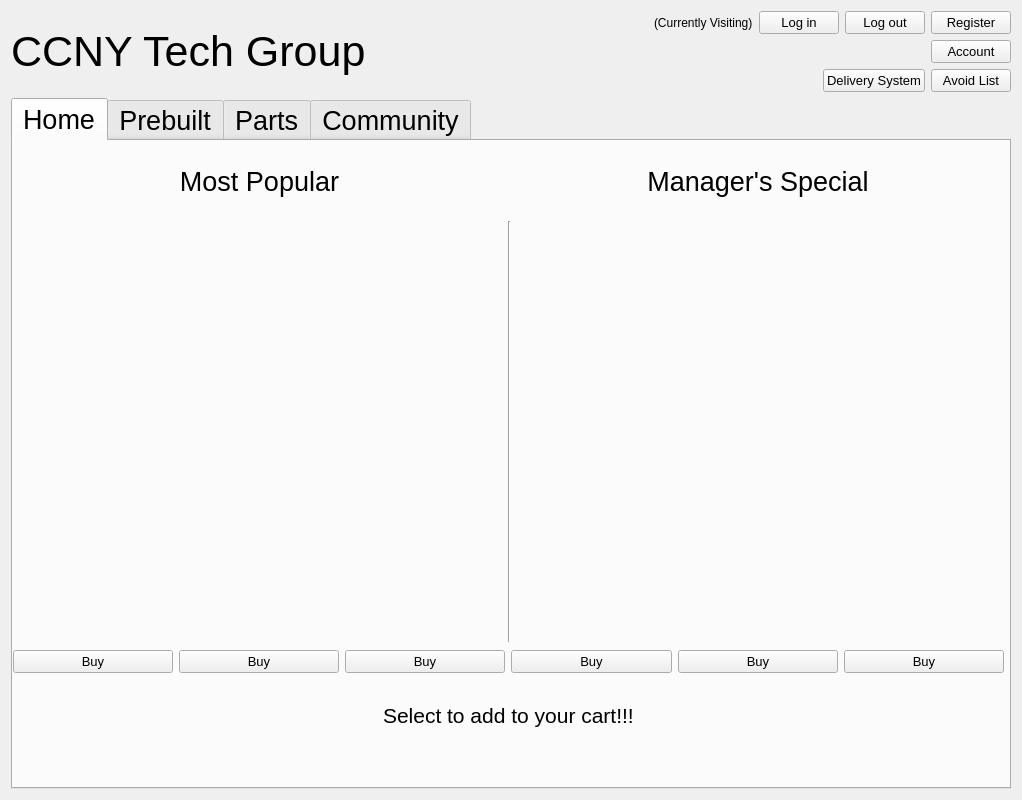
<?xml version="1.0" encoding="UTF-8"?>
<ui version="4.0">
 <class>Form</class>
 <widget class="QWidget" name="Form">
  <property name="geometry">
   <rect>
    <x>0</x>
    <y>0</y>
    <width>1022</width>
    <height>800</height>
   </rect>
  </property>
  <property name="minimumSize">
   <size>
    <width>800</width>
    <height>800</height>
   </size>
  </property>
  <property name="maximumSize">
   <size>
    <width>1022</width>
    <height>1087</height>
   </size>
  </property>
  <property name="windowTitle">
   <string>Form</string>
  </property>
  <layout class="QVBoxLayout" name="verticalLayout_2">
   <item>
    <layout class="QHBoxLayout" name="horizontalLayout_4">
     <item>
      <widget class="QLabel" name="label">
       <property name="font">
        <font>
         <pointsize>32</pointsize>
        </font>
       </property>
       <property name="text">
        <string>CCNY Tech Group</string>
       </property>
      </widget>
     </item>
     <item>
      <spacer name="horizontalSpacer_7">
       <property name="orientation">
        <enum>Qt::Horizontal</enum>
       </property>
       <property name="sizeHint" stdset="0">
        <size>
         <width>40</width>
         <height>20</height>
        </size>
       </property>
      </spacer>
     </item>
     <item>
      <layout class="QVBoxLayout" name="verticalLayout">
       <item>
        <layout class="QHBoxLayout" name="horizontalLayout">
         <item>
          <spacer name="horizontalSpacer_3">
           <property name="orientation">
            <enum>Qt::Horizontal</enum>
           </property>
           <property name="sizeHint" stdset="0">
            <size>
             <width>40</width>
             <height>20</height>
            </size>
           </property>
          </spacer>
         </item>
         <item>
          <widget class="QLabel" name="label_currentlyVisiting">
           <property name="text">
            <string>(Currently Visiting)</string>
           </property>
          </widget>
         </item>
         <item>
          <widget class="QPushButton" name="pButton_logIn">
           <property name="maximumSize">
            <size>
             <width>150</width>
             <height>16777215</height>
            </size>
           </property>
           <property name="font">
            <font>
             <pointsize>10</pointsize>
            </font>
           </property>
           <property name="text">
            <string>Log in</string>
           </property>
          </widget>
         </item>
         <item>
          <widget class="QPushButton" name="pButton_logOut">
           <property name="maximumSize">
            <size>
             <width>150</width>
             <height>16777215</height>
            </size>
           </property>
           <property name="font">
            <font>
             <pointsize>10</pointsize>
            </font>
           </property>
           <property name="text">
            <string>Log out</string>
           </property>
          </widget>
         </item>
         <item>
          <widget class="QPushButton" name="pButton_register">
           <property name="maximumSize">
            <size>
             <width>150</width>
             <height>16777215</height>
            </size>
           </property>
           <property name="font">
            <font>
             <pointsize>10</pointsize>
            </font>
           </property>
           <property name="text">
            <string>Register</string>
           </property>
          </widget>
         </item>
        </layout>
       </item>
       <item>
        <layout class="QHBoxLayout" name="horizontalLayout_2">
         <item>
          <spacer name="horizontalSpacer_6">
           <property name="orientation">
            <enum>Qt::Horizontal</enum>
           </property>
           <property name="sizeHint" stdset="0">
            <size>
             <width>40</width>
             <height>20</height>
            </size>
           </property>
          </spacer>
         </item>
         <item>
          <widget class="QPushButton" name="pButton_account">
           <property name="maximumSize">
            <size>
             <width>150</width>
             <height>16777215</height>
            </size>
           </property>
           <property name="font">
            <font>
             <pointsize>10</pointsize>
            </font>
           </property>
           <property name="text">
            <string>Account</string>
           </property>
          </widget>
         </item>
        </layout>
       </item>
       <item>
        <layout class="QHBoxLayout" name="horizontalLayout_3">
         <item>
          <spacer name="horizontalSpacer">
           <property name="orientation">
            <enum>Qt::Horizontal</enum>
           </property>
           <property name="sizeHint" stdset="0">
            <size>
             <width>40</width>
             <height>20</height>
            </size>
           </property>
          </spacer>
         </item>
         <item>
          <widget class="QPushButton" name="pButton_deliverySystem">
           <property name="maximumSize">
            <size>
             <width>150</width>
             <height>16777215</height>
            </size>
           </property>
           <property name="font">
            <font>
             <pointsize>10</pointsize>
            </font>
           </property>
           <property name="text">
            <string>Delivery System</string>
           </property>
          </widget>
         </item>
         <item>
          <widget class="QPushButton" name="pButton_avoidList">
           <property name="maximumSize">
            <size>
             <width>150</width>
             <height>16777215</height>
            </size>
           </property>
           <property name="font">
            <font>
             <pointsize>10</pointsize>
            </font>
           </property>
           <property name="text">
            <string>Avoid List</string>
           </property>
          </widget>
         </item>
        </layout>
       </item>
      </layout>
     </item>
    </layout>
   </item>
   <item>
    <widget class="QTabWidget" name="tabWidget">
     <property name="maximumSize">
      <size>
       <width>1000</width>
       <height>800</height>
      </size>
     </property>
     <property name="font">
      <font>
       <pointsize>20</pointsize>
      </font>
     </property>
     <property name="currentIndex">
      <number>0</number>
     </property>
     <widget class="QWidget" name="tab">
      <attribute name="title">
       <string>Home</string>
      </attribute>
      <widget class="QWidget" name="horizontalLayoutWidget">
       <property name="geometry">
        <rect>
         <x>0</x>
         <y>0</y>
         <width>991</width>
         <height>80</height>
        </rect>
       </property>
       <layout class="QHBoxLayout" name="horizontalLayout_5">
        <item>
         <widget class="QLabel" name="label_3">
          <property name="maximumSize">
           <size>
            <width>16777215</width>
            <height>70</height>
           </size>
          </property>
          <property name="text">
           <string>Most Popular</string>
          </property>
          <property name="alignment">
           <set>Qt::AlignCenter</set>
          </property>
         </widget>
        </item>
        <item>
         <widget class="QLabel" name="label_2">
          <property name="maximumSize">
           <size>
            <width>16777215</width>
            <height>70</height>
           </size>
          </property>
          <property name="text">
           <string>Manager's Special</string>
          </property>
          <property name="alignment">
           <set>Qt::AlignCenter</set>
          </property>
         </widget>
        </item>
       </layout>
      </widget>
      <widget class="QWidget" name="horizontalLayoutWidget_2">
       <property name="geometry">
        <rect>
         <x>0</x>
         <y>539</y>
         <width>991</width>
         <height>71</height>
        </rect>
       </property>
       <layout class="QHBoxLayout" name="horizontalLayout_6">
        <item>
         <spacer name="horizontalSpacer_8">
          <property name="orientation">
           <enum>Qt::Horizontal</enum>
          </property>
          <property name="sizeHint" stdset="0">
           <size>
            <width>40</width>
            <height>20</height>
           </size>
          </property>
         </spacer>
        </item>
        <item>
         <widget class="QLabel" name="label_17">
          <property name="font">
           <font>
            <pointsize>16</pointsize>
           </font>
          </property>
          <property name="text">
           <string>Select to add to your cart!!!</string>
          </property>
         </widget>
        </item>
        <item>
         <spacer name="horizontalSpacer_25">
          <property name="orientation">
           <enum>Qt::Horizontal</enum>
          </property>
          <property name="sizeHint" stdset="0">
           <size>
            <width>40</width>
            <height>20</height>
           </size>
          </property>
         </spacer>
        </item>
       </layout>
      </widget>
      <widget class="QWidget" name="horizontalLayoutWidget_5">
       <property name="geometry">
        <rect>
         <x>0</x>
         <y>500</y>
         <width>991</width>
         <height>41</height>
        </rect>
       </property>
       <layout class="QHBoxLayout" name="horizontalLayout_9">
        <item>
         <widget class="QPushButton" name="pushButton">
          <property name="font">
           <font>
            <pointsize>10</pointsize>
           </font>
          </property>
          <property name="text">
           <string>Buy</string>
          </property>
         </widget>
        </item>
        <item>
         <widget class="QPushButton" name="pushButton_2">
          <property name="font">
           <font>
            <pointsize>10</pointsize>
           </font>
          </property>
          <property name="text">
           <string>Buy</string>
          </property>
         </widget>
        </item>
        <item>
         <widget class="QPushButton" name="pushButton_3">
          <property name="font">
           <font>
            <pointsize>10</pointsize>
           </font>
          </property>
          <property name="text">
           <string>Buy</string>
          </property>
         </widget>
        </item>
        <item>
         <widget class="QPushButton" name="pushButton_4">
          <property name="font">
           <font>
            <pointsize>10</pointsize>
           </font>
          </property>
          <property name="text">
           <string>Buy</string>
          </property>
         </widget>
        </item>
        <item>
         <widget class="QPushButton" name="pushButton_5">
          <property name="font">
           <font>
            <pointsize>10</pointsize>
           </font>
          </property>
          <property name="text">
           <string>Buy</string>
          </property>
         </widget>
        </item>
        <item>
         <widget class="QPushButton" name="pushButton_6">
          <property name="font">
           <font>
            <pointsize>10</pointsize>
           </font>
          </property>
          <property name="text">
           <string>Buy</string>
          </property>
         </widget>
        </item>
       </layout>
      </widget>
      <widget class="QLabel" name="ItemInfo_5">
       <property name="geometry">
        <rect>
         <x>664</x>
         <y>290</y>
         <width>160</width>
         <height>209</height>
        </rect>
       </property>
       <property name="text">
        <string/>
       </property>
       <property name="pixmap">
        <pixmap>../../PyQT Projects/userIcon.png</pixmap>
       </property>
       <property name="scaledContents">
        <bool>true</bool>
       </property>
       <property name="alignment">
        <set>Qt::AlignLeading|Qt::AlignLeft|Qt::AlignTop</set>
       </property>
       <property name="wordWrap">
        <bool>true</bool>
       </property>
      </widget>
      <widget class="QLabel" name="ItemInfo_4">
       <property name="geometry">
        <rect>
         <x>498</x>
         <y>290</y>
         <width>160</width>
         <height>209</height>
        </rect>
       </property>
       <property name="text">
        <string/>
       </property>
       <property name="pixmap">
        <pixmap>../../PyQT Projects/userIcon.png</pixmap>
       </property>
       <property name="scaledContents">
        <bool>true</bool>
       </property>
       <property name="alignment">
        <set>Qt::AlignLeading|Qt::AlignLeft|Qt::AlignTop</set>
       </property>
       <property name="wordWrap">
        <bool>true</bool>
       </property>
      </widget>
      <widget class="QLabel" name="ItemInfo">
       <property name="geometry">
        <rect>
         <x>1</x>
         <y>290</y>
         <width>160</width>
         <height>209</height>
        </rect>
       </property>
       <property name="text">
        <string/>
       </property>
       <property name="pixmap">
        <pixmap>../../PyQT Projects/userIcon.png</pixmap>
       </property>
       <property name="scaledContents">
        <bool>true</bool>
       </property>
       <property name="alignment">
        <set>Qt::AlignLeading|Qt::AlignLeft|Qt::AlignTop</set>
       </property>
       <property name="wordWrap">
        <bool>true</bool>
       </property>
      </widget>
      <widget class="QLabel" name="ItemInfo_3">
       <property name="geometry">
        <rect>
         <x>333</x>
         <y>290</y>
         <width>159</width>
         <height>209</height>
        </rect>
       </property>
       <property name="text">
        <string/>
       </property>
       <property name="pixmap">
        <pixmap>../../PyQT Projects/userIcon.png</pixmap>
       </property>
       <property name="scaledContents">
        <bool>true</bool>
       </property>
       <property name="alignment">
        <set>Qt::AlignLeading|Qt::AlignLeft|Qt::AlignTop</set>
       </property>
       <property name="wordWrap">
        <bool>true</bool>
       </property>
      </widget>
      <widget class="QLabel" name="ItemInfo_2">
       <property name="geometry">
        <rect>
         <x>167</x>
         <y>290</y>
         <width>160</width>
         <height>209</height>
        </rect>
       </property>
       <property name="text">
        <string/>
       </property>
       <property name="pixmap">
        <pixmap>../../PyQT Projects/userIcon.png</pixmap>
       </property>
       <property name="scaledContents">
        <bool>true</bool>
       </property>
       <property name="alignment">
        <set>Qt::AlignLeading|Qt::AlignLeft|Qt::AlignTop</set>
       </property>
       <property name="wordWrap">
        <bool>true</bool>
       </property>
      </widget>
      <widget class="QLabel" name="ItemInfo_6">
       <property name="geometry">
        <rect>
         <x>830</x>
         <y>290</y>
         <width>160</width>
         <height>209</height>
        </rect>
       </property>
       <property name="text">
        <string/>
       </property>
       <property name="pixmap">
        <pixmap>../../PyQT Projects/userIcon.png</pixmap>
       </property>
       <property name="scaledContents">
        <bool>true</bool>
       </property>
       <property name="alignment">
        <set>Qt::AlignLeading|Qt::AlignLeft|Qt::AlignTop</set>
       </property>
       <property name="wordWrap">
        <bool>true</bool>
       </property>
      </widget>
      <widget class="QLabel" name="ItemImage_6">
       <property name="geometry">
        <rect>
         <x>836</x>
         <y>80</y>
         <width>160</width>
         <height>209</height>
        </rect>
       </property>
       <property name="text">
        <string/>
       </property>
       <property name="pixmap">
        <pixmap>../../PyQT Projects/userIcon.png</pixmap>
       </property>
       <property name="scaledContents">
        <bool>true</bool>
       </property>
      </widget>
      <widget class="QLabel" name="ItemImage_3">
       <property name="geometry">
        <rect>
         <x>339</x>
         <y>80</y>
         <width>159</width>
         <height>209</height>
        </rect>
       </property>
       <property name="text">
        <string/>
       </property>
       <property name="pixmap">
        <pixmap>../../PyQT Projects/userIcon.png</pixmap>
       </property>
       <property name="scaledContents">
        <bool>true</bool>
       </property>
      </widget>
      <widget class="QLabel" name="ItemImage">
       <property name="geometry">
        <rect>
         <x>7</x>
         <y>80</y>
         <width>160</width>
         <height>209</height>
        </rect>
       </property>
       <property name="text">
        <string/>
       </property>
       <property name="pixmap">
        <pixmap>../../PyQT Projects/userIcon.png</pixmap>
       </property>
       <property name="scaledContents">
        <bool>true</bool>
       </property>
      </widget>
      <widget class="QLabel" name="ItemImage_2">
       <property name="geometry">
        <rect>
         <x>173</x>
         <y>80</y>
         <width>160</width>
         <height>209</height>
        </rect>
       </property>
       <property name="text">
        <string/>
       </property>
       <property name="pixmap">
        <pixmap>../../PyQT Projects/userIcon.png</pixmap>
       </property>
       <property name="scaledContents">
        <bool>true</bool>
       </property>
      </widget>
      <widget class="QLabel" name="ItemImage_4">
       <property name="geometry">
        <rect>
         <x>504</x>
         <y>80</y>
         <width>160</width>
         <height>209</height>
        </rect>
       </property>
       <property name="text">
        <string/>
       </property>
       <property name="pixmap">
        <pixmap>../../PyQT Projects/userIcon.png</pixmap>
       </property>
       <property name="scaledContents">
        <bool>true</bool>
       </property>
      </widget>
      <widget class="QLabel" name="ItemImage_5">
       <property name="geometry">
        <rect>
         <x>670</x>
         <y>80</y>
         <width>160</width>
         <height>209</height>
        </rect>
       </property>
       <property name="text">
        <string/>
       </property>
       <property name="pixmap">
        <pixmap>../../PyQT Projects/userIcon.png</pixmap>
       </property>
       <property name="scaledContents">
        <bool>true</bool>
       </property>
      </widget>
      <widget class="Line" name="line">
       <property name="geometry">
        <rect>
         <x>481</x>
         <y>80</y>
         <width>31</width>
         <height>421</height>
        </rect>
       </property>
       <property name="orientation">
        <enum>Qt::Vertical</enum>
       </property>
      </widget>
     </widget>
     <widget class="QWidget" name="tab_2">
      <attribute name="title">
       <string>Prebuilt</string>
      </attribute>
      <layout class="QHBoxLayout" name="horizontalLayout_13">
       <item>
        <spacer name="horizontalSpacer_14">
         <property name="orientation">
          <enum>Qt::Horizontal</enum>
         </property>
         <property name="sizeHint" stdset="0">
          <size>
           <width>40</width>
           <height>20</height>
          </size>
         </property>
        </spacer>
       </item>
       <item>
        <widget class="QListWidget" name="listWidget">
         <property name="minimumSize">
          <size>
           <width>300</width>
           <height>0</height>
          </size>
         </property>
         <property name="maximumSize">
          <size>
           <width>300</width>
           <height>500</height>
          </size>
         </property>
         <property name="font">
          <font>
           <pointsize>14</pointsize>
          </font>
         </property>
        </widget>
       </item>
       <item>
        <spacer name="horizontalSpacer_13">
         <property name="orientation">
          <enum>Qt::Horizontal</enum>
         </property>
         <property name="sizeHint" stdset="0">
          <size>
           <width>122</width>
           <height>20</height>
          </size>
         </property>
        </spacer>
       </item>
       <item>
        <layout class="QVBoxLayout" name="verticalLayout_5">
         <property name="spacing">
          <number>20</number>
         </property>
         <property name="sizeConstraint">
          <enum>QLayout::SetMaximumSize</enum>
         </property>
         <item>
          <layout class="QHBoxLayout" name="horizontalLayout_11">
           <property name="sizeConstraint">
            <enum>QLayout::SetFixedSize</enum>
           </property>
           <item>
            <spacer name="horizontalSpacer_9">
             <property name="orientation">
              <enum>Qt::Horizontal</enum>
             </property>
             <property name="sizeType">
              <enum>QSizePolicy::Fixed</enum>
             </property>
             <property name="sizeHint" stdset="0">
              <size>
               <width>200</width>
               <height>20</height>
              </size>
             </property>
            </spacer>
           </item>
           <item>
            <widget class="QLabel" name="label_10">
             <property name="minimumSize">
              <size>
               <width>0</width>
               <height>0</height>
              </size>
             </property>
             <property name="maximumSize">
              <size>
               <width>150</width>
               <height>150</height>
              </size>
             </property>
             <property name="text">
              <string>Image</string>
             </property>
             <property name="alignment">
              <set>Qt::AlignCenter</set>
             </property>
            </widget>
           </item>
           <item>
            <spacer name="horizontalSpacer_10">
             <property name="orientation">
              <enum>Qt::Horizontal</enum>
             </property>
             <property name="sizeType">
              <enum>QSizePolicy::Fixed</enum>
             </property>
             <property name="sizeHint" stdset="0">
              <size>
               <width>200</width>
               <height>20</height>
              </size>
             </property>
            </spacer>
           </item>
          </layout>
         </item>
         <item>
          <layout class="QHBoxLayout" name="horizontalLayout_12">
           <item>
            <spacer name="horizontalSpacer_11">
             <property name="orientation">
              <enum>Qt::Horizontal</enum>
             </property>
             <property name="sizeType">
              <enum>QSizePolicy::Fixed</enum>
             </property>
             <property name="sizeHint" stdset="0">
              <size>
               <width>100</width>
               <height>20</height>
              </size>
             </property>
            </spacer>
           </item>
           <item>
            <widget class="QPlainTextEdit" name="plainTextEdit">
             <property name="font">
              <font>
               <pointsize>14</pointsize>
              </font>
             </property>
            </widget>
           </item>
           <item>
            <spacer name="horizontalSpacer_12">
             <property name="orientation">
              <enum>Qt::Horizontal</enum>
             </property>
             <property name="sizeType">
              <enum>QSizePolicy::Fixed</enum>
             </property>
             <property name="sizeHint" stdset="0">
              <size>
               <width>100</width>
               <height>20</height>
              </size>
             </property>
            </spacer>
           </item>
          </layout>
         </item>
         <item>
          <layout class="QHBoxLayout" name="horizontalLayout_10">
           <item>
            <widget class="QPushButton" name="pushButton_7">
             <property name="minimumSize">
              <size>
               <width>250</width>
               <height>50</height>
              </size>
             </property>
             <property name="maximumSize">
              <size>
               <width>250</width>
               <height>50</height>
              </size>
             </property>
             <property name="text">
              <string>Add to Cart</string>
             </property>
            </widget>
           </item>
          </layout>
         </item>
         <item>
          <spacer name="verticalSpacer">
           <property name="orientation">
            <enum>Qt::Vertical</enum>
           </property>
           <property name="sizeHint" stdset="0">
            <size>
             <width>20</width>
             <height>40</height>
            </size>
           </property>
          </spacer>
         </item>
        </layout>
       </item>
       <item>
        <spacer name="horizontalSpacer_15">
         <property name="orientation">
          <enum>Qt::Horizontal</enum>
         </property>
         <property name="sizeHint" stdset="0">
          <size>
           <width>40</width>
           <height>20</height>
          </size>
         </property>
        </spacer>
       </item>
      </layout>
     </widget>
     <widget class="QWidget" name="tab_3">
      <attribute name="title">
       <string>Parts</string>
      </attribute>
      <layout class="QHBoxLayout" name="horizontalLayout_17">
       <item>
        <spacer name="horizontalSpacer_20">
         <property name="orientation">
          <enum>Qt::Horizontal</enum>
         </property>
         <property name="sizeHint" stdset="0">
          <size>
           <width>85</width>
           <height>20</height>
          </size>
         </property>
        </spacer>
       </item>
       <item>
        <layout class="QVBoxLayout" name="verticalLayout_7">
         <item>
          <spacer name="verticalSpacer_5">
           <property name="orientation">
            <enum>Qt::Vertical</enum>
           </property>
           <property name="sizeHint" stdset="0">
            <size>
             <width>20</width>
             <height>40</height>
            </size>
           </property>
          </spacer>
         </item>
         <item>
          <widget class="QLabel" name="label_12">
           <property name="text">
            <string>Category</string>
           </property>
           <property name="alignment">
            <set>Qt::AlignCenter</set>
           </property>
          </widget>
         </item>
         <item>
          <widget class="QListWidget" name="listWidget_2">
           <property name="minimumSize">
            <size>
             <width>200</width>
             <height>400</height>
            </size>
           </property>
           <property name="maximumSize">
            <size>
             <width>300</width>
             <height>700</height>
            </size>
           </property>
           <property name="font">
            <font>
             <pointsize>14</pointsize>
            </font>
           </property>
          </widget>
         </item>
         <item>
          <spacer name="verticalSpacer_4">
           <property name="orientation">
            <enum>Qt::Vertical</enum>
           </property>
           <property name="sizeHint" stdset="0">
            <size>
             <width>20</width>
             <height>40</height>
            </size>
           </property>
          </spacer>
         </item>
        </layout>
       </item>
       <item>
        <spacer name="horizontalSpacer_21">
         <property name="orientation">
          <enum>Qt::Horizontal</enum>
         </property>
         <property name="sizeHint" stdset="0">
          <size>
           <width>85</width>
           <height>20</height>
          </size>
         </property>
        </spacer>
       </item>
       <item>
        <layout class="QVBoxLayout" name="verticalLayout_8">
         <item>
          <spacer name="verticalSpacer_6">
           <property name="orientation">
            <enum>Qt::Vertical</enum>
           </property>
           <property name="sizeHint" stdset="0">
            <size>
             <width>20</width>
             <height>40</height>
            </size>
           </property>
          </spacer>
         </item>
         <item>
          <widget class="QLabel" name="label_13">
           <property name="text">
            <string>Part Name</string>
           </property>
           <property name="alignment">
            <set>Qt::AlignCenter</set>
           </property>
          </widget>
         </item>
         <item>
          <widget class="QListWidget" name="listWidget_3">
           <property name="minimumSize">
            <size>
             <width>200</width>
             <height>400</height>
            </size>
           </property>
           <property name="maximumSize">
            <size>
             <width>300</width>
             <height>700</height>
            </size>
           </property>
           <property name="font">
            <font>
             <pointsize>14</pointsize>
            </font>
           </property>
          </widget>
         </item>
         <item>
          <spacer name="verticalSpacer_3">
           <property name="orientation">
            <enum>Qt::Vertical</enum>
           </property>
           <property name="sizeHint" stdset="0">
            <size>
             <width>20</width>
             <height>40</height>
            </size>
           </property>
          </spacer>
         </item>
        </layout>
       </item>
       <item>
        <spacer name="horizontalSpacer_22">
         <property name="orientation">
          <enum>Qt::Horizontal</enum>
         </property>
         <property name="sizeHint" stdset="0">
          <size>
           <width>85</width>
           <height>20</height>
          </size>
         </property>
        </spacer>
       </item>
       <item>
        <layout class="QVBoxLayout" name="verticalLayout_6">
         <property name="spacing">
          <number>20</number>
         </property>
         <property name="sizeConstraint">
          <enum>QLayout::SetMaximumSize</enum>
         </property>
         <item>
          <layout class="QHBoxLayout" name="horizontalLayout_14">
           <property name="sizeConstraint">
            <enum>QLayout::SetFixedSize</enum>
           </property>
           <item>
            <spacer name="horizontalSpacer_16">
             <property name="orientation">
              <enum>Qt::Horizontal</enum>
             </property>
             <property name="sizeType">
              <enum>QSizePolicy::Fixed</enum>
             </property>
             <property name="sizeHint" stdset="0">
              <size>
               <width>200</width>
               <height>20</height>
              </size>
             </property>
            </spacer>
           </item>
           <item>
            <widget class="QLabel" name="label_11">
             <property name="minimumSize">
              <size>
               <width>0</width>
               <height>0</height>
              </size>
             </property>
             <property name="maximumSize">
              <size>
               <width>150</width>
               <height>150</height>
              </size>
             </property>
             <property name="text">
              <string>Image</string>
             </property>
             <property name="alignment">
              <set>Qt::AlignCenter</set>
             </property>
            </widget>
           </item>
           <item>
            <spacer name="horizontalSpacer_17">
             <property name="orientation">
              <enum>Qt::Horizontal</enum>
             </property>
             <property name="sizeType">
              <enum>QSizePolicy::Fixed</enum>
             </property>
             <property name="sizeHint" stdset="0">
              <size>
               <width>200</width>
               <height>20</height>
              </size>
             </property>
            </spacer>
           </item>
          </layout>
         </item>
         <item>
          <layout class="QHBoxLayout" name="horizontalLayout_15">
           <item>
            <spacer name="horizontalSpacer_18">
             <property name="orientation">
              <enum>Qt::Horizontal</enum>
             </property>
             <property name="sizeType">
              <enum>QSizePolicy::Fixed</enum>
             </property>
             <property name="sizeHint" stdset="0">
              <size>
               <width>100</width>
               <height>20</height>
              </size>
             </property>
            </spacer>
           </item>
           <item>
            <widget class="QPlainTextEdit" name="plainTextEdit_2">
             <property name="font">
              <font>
               <pointsize>14</pointsize>
              </font>
             </property>
             <property name="readOnly">
              <bool>true</bool>
             </property>
            </widget>
           </item>
           <item>
            <spacer name="horizontalSpacer_19">
             <property name="orientation">
              <enum>Qt::Horizontal</enum>
             </property>
             <property name="sizeType">
              <enum>QSizePolicy::Fixed</enum>
             </property>
             <property name="sizeHint" stdset="0">
              <size>
               <width>100</width>
               <height>20</height>
              </size>
             </property>
            </spacer>
           </item>
          </layout>
         </item>
         <item>
          <layout class="QHBoxLayout" name="horizontalLayout_16">
           <item>
            <widget class="QPushButton" name="pushButton_9">
             <property name="minimumSize">
              <size>
               <width>250</width>
               <height>50</height>
              </size>
             </property>
             <property name="maximumSize">
              <size>
               <width>250</width>
               <height>50</height>
              </size>
             </property>
             <property name="text">
              <string>Add to Cart</string>
             </property>
            </widget>
           </item>
          </layout>
         </item>
         <item>
          <spacer name="verticalSpacer_2">
           <property name="orientation">
            <enum>Qt::Vertical</enum>
           </property>
           <property name="sizeHint" stdset="0">
            <size>
             <width>20</width>
             <height>40</height>
            </size>
           </property>
          </spacer>
         </item>
        </layout>
       </item>
      </layout>
     </widget>
     <widget class="QWidget" name="tab_4">
      <attribute name="title">
       <string>Community</string>
      </attribute>
      <layout class="QVBoxLayout" name="verticalLayout_3">
       <item>
        <layout class="QHBoxLayout" name="horizontalLayout_18">
         <item>
          <widget class="QTabWidget" name="tabWidget_2">
           <property name="minimumSize">
            <size>
             <width>0</width>
             <height>0</height>
            </size>
           </property>
           <property name="maximumSize">
            <size>
             <width>800</width>
             <height>800</height>
            </size>
           </property>
           <property name="currentIndex">
            <number>0</number>
           </property>
           <widget class="QWidget" name="tab_5">
            <attribute name="title">
             <string>Items</string>
            </attribute>
            <widget class="QWidget" name="layoutWidget_3">
             <property name="geometry">
              <rect>
               <x>20</x>
               <y>10</y>
               <width>191</width>
               <height>631</height>
              </rect>
             </property>
             <layout class="QVBoxLayout" name="verticalLayout_10">
              <item>
               <widget class="QLabel" name="label_14">
                <property name="text">
                 <string>Category</string>
                </property>
                <property name="alignment">
                 <set>Qt::AlignCenter</set>
                </property>
               </widget>
              </item>
              <item>
               <widget class="QListWidget" name="ItemCategory">
                <property name="minimumSize">
                 <size>
                  <width>0</width>
                  <height>0</height>
                 </size>
                </property>
                <property name="maximumSize">
                 <size>
                  <width>300</width>
                  <height>500</height>
                 </size>
                </property>
                <property name="font">
                 <font>
                  <pointsize>14</pointsize>
                 </font>
                </property>
               </widget>
              </item>
              <item>
               <spacer name="verticalSpacer_8">
                <property name="orientation">
                 <enum>Qt::Vertical</enum>
                </property>
                <property name="sizeHint" stdset="0">
                 <size>
                  <width>20</width>
                  <height>40</height>
                 </size>
                </property>
               </spacer>
              </item>
             </layout>
            </widget>
            <widget class="QWidget" name="verticalLayoutWidget">
             <property name="geometry">
              <rect>
               <x>240</x>
               <y>10</y>
               <width>201</width>
               <height>531</height>
              </rect>
             </property>
             <layout class="QVBoxLayout" name="verticalLayout_11">
              <item>
               <widget class="QLabel" name="label_15">
                <property name="text">
                 <string>Part Name</string>
                </property>
                <property name="alignment">
                 <set>Qt::AlignCenter</set>
                </property>
               </widget>
              </item>
              <item>
               <widget class="QListWidget" name="PartList">
                <property name="font">
                 <font>
                  <pointsize>14</pointsize>
                 </font>
                </property>
               </widget>
              </item>
              <item>
               <spacer name="verticalSpacer_10">
                <property name="orientation">
                 <enum>Qt::Vertical</enum>
                </property>
                <property name="sizeType">
                 <enum>QSizePolicy::Minimum</enum>
                </property>
                <property name="sizeHint" stdset="0">
                 <size>
                  <width>20</width>
                  <height>150</height>
                 </size>
                </property>
               </spacer>
              </item>
             </layout>
            </widget>
            <widget class="QWidget" name="verticalLayoutWidget_2">
             <property name="geometry">
              <rect>
               <x>459</x>
               <y>60</y>
               <width>331</width>
               <height>481</height>
              </rect>
             </property>
             <layout class="QVBoxLayout" name="verticalLayout_12">
              <item>
               <widget class="QListWidget" name="commentList">
                <property name="font">
                 <font>
                  <pointsize>14</pointsize>
                 </font>
                </property>
                <property name="wordWrap">
                 <bool>true</bool>
                </property>
               </widget>
              </item>
             </layout>
            </widget>
            <widget class="QLabel" name="label_16">
             <property name="geometry">
              <rect>
               <x>509</x>
               <y>5</y>
               <width>221</width>
               <height>41</height>
              </rect>
             </property>
             <property name="text">
              <string>Comment</string>
             </property>
             <property name="alignment">
              <set>Qt::AlignCenter</set>
             </property>
            </widget>
           </widget>
           <widget class="QWidget" name="tab_6">
            <attribute name="title">
             <string>Delivery Companies</string>
            </attribute>
           </widget>
           <widget class="QWidget" name="tab_7">
            <attribute name="title">
             <string>Clerks</string>
            </attribute>
           </widget>
          </widget>
         </item>
        </layout>
       </item>
       <item>
        <layout class="QHBoxLayout" name="horizontalLayout_7">
         <item>
          <spacer name="horizontalSpacer_2">
           <property name="orientation">
            <enum>Qt::Horizontal</enum>
           </property>
           <property name="sizeHint" stdset="0">
            <size>
             <width>40</width>
             <height>20</height>
            </size>
           </property>
          </spacer>
         </item>
         <item>
          <widget class="QPushButton" name="pButton_writeAReview">
           <property name="text">
            <string>Write a Review</string>
           </property>
          </widget>
         </item>
         <item>
          <spacer name="horizontalSpacer_4">
           <property name="orientation">
            <enum>Qt::Horizontal</enum>
           </property>
           <property name="sizeHint" stdset="0">
            <size>
             <width>40</width>
             <height>20</height>
            </size>
           </property>
          </spacer>
         </item>
        </layout>
       </item>
      </layout>
     </widget>
    </widget>
   </item>
  </layout>
 </widget>
 <resources/>
 <connections/>
</ui>
